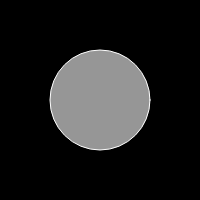
Frame 1 (no input)
Frame 60 (no input): identical to frame 1, image omitted
Frame 120 (the mouse pressed at the canvas centre since frame 60): identical to frame 1, image omitted

The p5.js sketch that drew this single still picture (run headless with seeded random() and noise() and a simulated clock; from frame 60 on, the mouse is pressed at the canvas centre):

// p5.js sketch
// ── sketch.js
function setup() {
    createCanvas(200, 200);
}

function draw() {
    background(0);
    stroke(255);
    fill(150);
    circle(100, 100, 100, 100);
}
